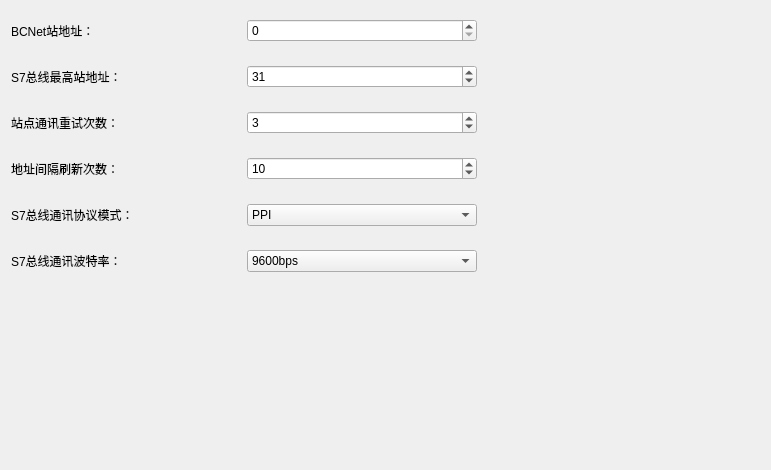
         <widget class="QWidget" name="tabS7Interface">
          <attribute name="title">
           <string>S7总线接口</string>
          </attribute>
          <layout class="QGridLayout" name="gridLayout_10">
           <item row="0" column="0">
            <layout class="QVBoxLayout" name="verticalLayout">
             <item>
              <layout class="QHBoxLayout" name="horizontalLayout">
               <item>
                <widget class="QLabel" name="label">
                 <property name="minimumSize">
                  <size>
                   <width>230</width>
                   <height>40</height>
                  </size>
                 </property>
                 <property name="text">
                  <string>BCNet站地址：</string>
                 </property>
                </widget>
               </item>
               <item>
                <widget class="QSpinBox" name="spBox_S7Inter_BcNetAddr">
                 <property name="minimumSize">
                  <size>
                   <width>230</width>
                   <height>20</height>
                  </size>
                 </property>
                 <property name="toolTip">
                  <string>设置Net模块在S7总线中的主站地址,不能和总线其他站地址相同,范围:0-126,默认为0。</string>
                 </property>
                 <property name="maximum">
                  <number>126</number>
                 </property>
                </widget>
               </item>
              </layout>
             </item>
             <item>
              <layout class="QHBoxLayout" name="horizontalLayout_2">
               <item>
                <widget class="QLabel" name="label_2">
                 <property name="minimumSize">
                  <size>
                   <width>230</width>
                   <height>40</height>
                  </size>
                 </property>
                 <property name="text">
                  <string>S7总线最高站地址：</string>
                 </property>
                </widget>
               </item>
               <item>
                <widget class="QSpinBox" name="spBox_S7Inter_HightAddr">
                 <property name="minimumSize">
                  <size>
                   <width>230</width>
                   <height>20</height>
                  </size>
                 </property>
                 <property name="toolTip">
                  <string>设置s7总线最高站地址,数值不能小于总线上最大的站点地址,通常MPI总线最高站地址为31, Profibus总线上最高站地址为126,范围0-126,默认为31</string>
                 </property>
                 <property name="maximum">
                  <number>126</number>
                 </property>
                 <property name="value">
                  <number>31</number>
                 </property>
                </widget>
               </item>
              </layout>
             </item>
             <item>
              <layout class="QHBoxLayout" name="horizontalLayout_3">
               <item>
                <widget class="QLabel" name="label_3">
                 <property name="minimumSize">
                  <size>
                   <width>230</width>
                   <height>40</height>
                  </size>
                 </property>
                 <property name="text">
                  <string>站点通讯重试次数：</string>
                 </property>
                </widget>
               </item>
               <item>
                <widget class="QSpinBox" name="spBox_S7Inter_AddrRetryNum">
                 <property name="minimumSize">
                  <size>
                   <width>230</width>
                   <height>20</height>
                  </size>
                 </property>
                 <property name="toolTip">
                  <string>设置通讯失败的尝试次数,范围0-8,默认为3。</string>
                 </property>
                 <property name="maximum">
                  <number>8</number>
                 </property>
                 <property name="value">
                  <number>3</number>
                 </property>
                </widget>
               </item>
              </layout>
             </item>
             <item>
              <layout class="QHBoxLayout" name="horizontalLayout_4">
               <item>
                <widget class="QLabel" name="label_4">
                 <property name="minimumSize">
                  <size>
                   <width>230</width>
                   <height>40</height>
                  </size>
                 </property>
                 <property name="text">
                  <string>地址间隔刷新次数：</string>
                 </property>
                </widget>
               </item>
               <item>
                <widget class="QSpinBox" name="spBox_S7Inter_ReFreshNum">
                 <property name="minimumSize">
                  <size>
                   <width>230</width>
                   <height>20</height>
                  </size>
                 </property>
                 <property name="toolTip">
                  <string>s7总线上其他站点的刷新间隔系数,范围1-100,默认为10</string>
                 </property>
                 <property name="minimum">
                  <number>1</number>
                 </property>
                 <property name="maximum">
                  <number>100</number>
                 </property>
                 <property name="value">
                  <number>10</number>
                 </property>
                </widget>
               </item>
              </layout>
             </item>
             <item>
              <layout class="QHBoxLayout" name="horizontalLayout_5">
               <item>
                <widget class="QLabel" name="label_5">
                 <property name="minimumSize">
                  <size>
                   <width>230</width>
                   <height>40</height>
                  </size>
                 </property>
                 <property name="text">
                  <string>S7总线通讯协议模式：</string>
                 </property>
                </widget>
               </item>
               <item>
                <widget class="QComboBox" name="cBox_S7Inter_ChatMode">
                 <property name="minimumSize">
                  <size>
                   <width>230</width>
                   <height>20</height>
                  </size>
                 </property>
                 <property name="toolTip">
                  <string>设置Net与PLC通讯采用的协议模式,对于s7200只能选择[PPI]和[MPI从站]协议,对于s7300可以选择任意协议模式</string>
                 </property>
                 <item>
                  <property name="text">
                   <string>PPI</string>
                  </property>
                 </item>
                 <item>
                  <property name="text">
                   <string>MPI从站</string>
                  </property>
                 </item>
                 <item>
                  <property name="text">
                   <string>MPI主从站</string>
                  </property>
                 </item>
                 <item>
                  <property name="text">
                   <string>PROFIBUS</string>
                  </property>
                 </item>
                </widget>
               </item>
              </layout>
             </item>
             <item>
              <layout class="QHBoxLayout" name="horizontalLayout_6">
               <item>
                <widget class="QLabel" name="label_6">
                 <property name="minimumSize">
                  <size>
                   <width>230</width>
                   <height>40</height>
                  </size>
                 </property>
                 <property name="text">
                  <string>S7总线通讯波特率：</string>
                 </property>
                </widget>
               </item>
               <item>
                <widget class="QComboBox" name="cBox_S7Inter_ChatBaud">
                 <property name="minimumSize">
                  <size>
                   <width>230</width>
                   <height>20</height>
                  </size>
                 </property>
                 <property name="toolTip">
                  <string>指定PLC的S7总线通讯口的波特率,也可以由Net自动识别s7总线的波特率</string>
                 </property>
                 <item>
                  <property name="text">
                   <string>9600bps</string>
                  </property>
                 </item>
                 <item>
                  <property name="text">
                   <string>19200bps</string>
                  </property>
                 </item>
                 <item>
                  <property name="text">
                   <string>45450bps</string>
                  </property>
                 </item>
                 <item>
                  <property name="text">
                   <string>93750bps</string>
                  </property>
                 </item>
                 <item>
                  <property name="text">
                   <string>187.5Kbps</string>
                  </property>
                 </item>
                 <item>
                  <property name="text">
                   <string>500Kbps</string>
                  </property>
                 </item>
                 <item>
                  <property name="text">
                   <string>1.5Mbps</string>
                  </property>
                 </item>
                 <item>
                  <property name="text">
                   <string>3Mbps</string>
                  </property>
                 </item>
                 <item>
                  <property name="text">
                   <string>6Mbps</string>
                  </property>
                 </item>
                 <item>
                  <property name="text">
                   <string>自动识别</string>
                  </property>
                 </item>
                </widget>
               </item>
              </layout>
             </item>
            </layout>
           </item>
           <item row="0" column="1">
            <spacer name="horizontalSpacer_7">
             <property name="orientation">
              <enum>Qt::Horizontal</enum>
             </property>
             <property name="sizeHint" stdset="0">
              <size>
               <width>283</width>
               <height>20</height>
              </size>
             </property>
            </spacer>
           </item>
           <item row="1" column="0">
            <spacer name="verticalSpacer_7">
             <property name="orientation">
              <enum>Qt::Vertical</enum>
             </property>
             <property name="sizeHint" stdset="0">
              <size>
               <width>20</width>
               <height>178</height>
              </size>
             </property>
            </spacer>
           </item>
          </layout>
         </widget>
